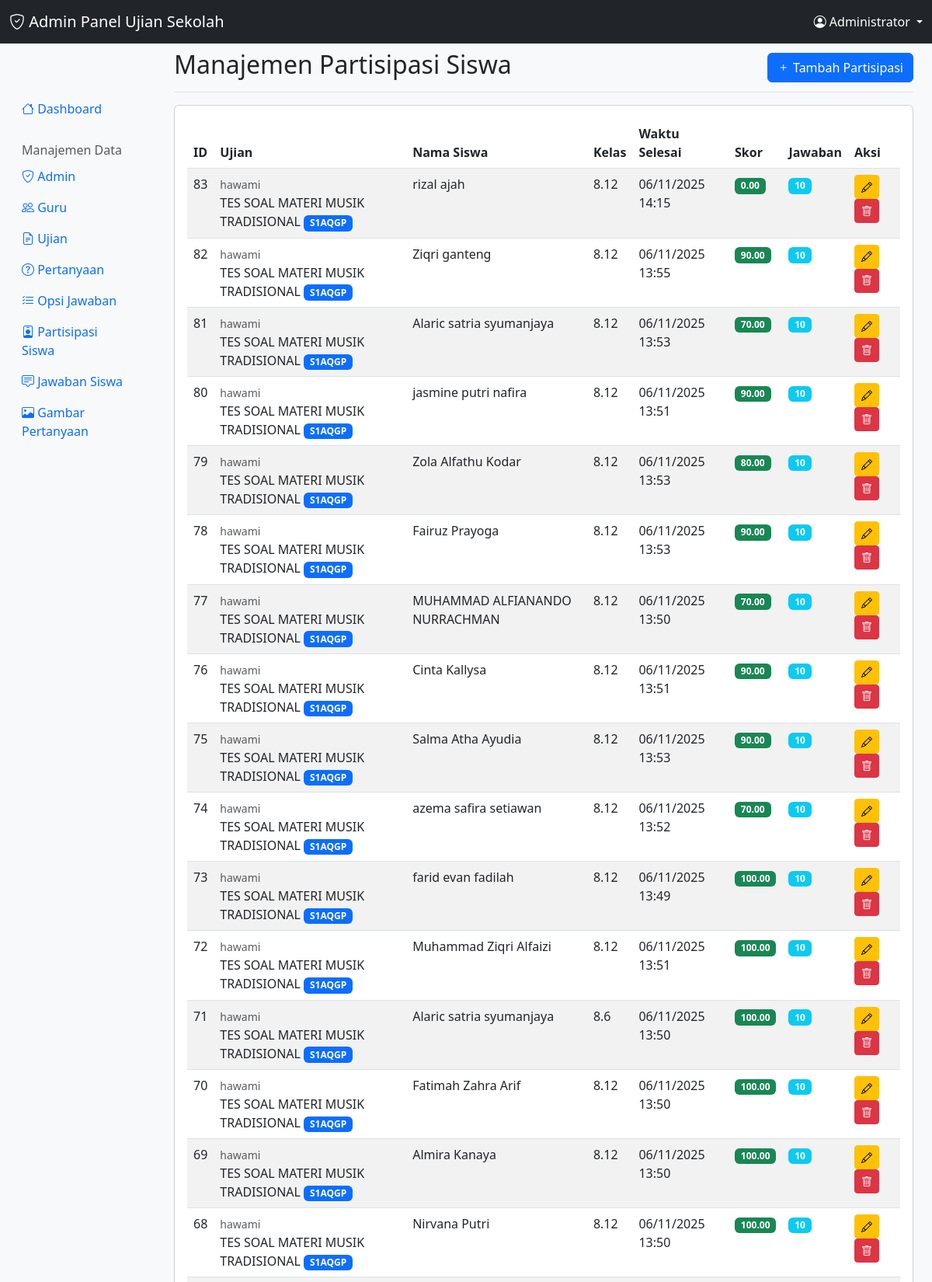
Screenshot of /admin/partisipasi_siswa.php (signed in, upper part) with the database file from the repository.
### tables this page shows
CREATE TABLE `partisipasi_siswa` (
  `id` int(11) NOT NULL,
  `id_ujian` int(11) NOT NULL,
  `nama_siswa` varchar(150) NOT NULL,
  `kelas_siswa` varchar(50) NOT NULL,
  `waktu_selesai` datetime DEFAULT NULL,
  `skor` decimal(5,2) DEFAULT NULL
);

CREATE TABLE `guru` (
  `id` int(11) NOT NULL,
  `username` varchar(100) NOT NULL,
  `password` varchar(255) NOT NULL,
  `created_at` timestamp NOT NULL DEFAULT current_timestamp()
);

CREATE TABLE `ujian` (
  `id` int(11) NOT NULL,
  `id_guru` int(11) NOT NULL,
  `judul` varchar(255) NOT NULL,
  `kode_ujian` varchar(10) NOT NULL,
  `waktu_mulai` datetime DEFAULT NULL,
  `durasi` int(11) NOT NULL COMMENT 'Durasi dalam menit',
  `gambar_pendukung` varchar(255) DEFAULT NULL,
  `status` enum('menunggu','berlangsung','selesai') DEFAULT 'menunggu',
  `created_at` timestamp NOT NULL DEFAULT current_timestamp()
);

### admin/partisipasi_siswa.php (the view, shortened to what this page needs)
<?php
require_once 'config/auth.php';
$partisipasis = $conn->query("
    SELECT ps.*, u.judul as ujian_judul, u.kode_ujian, g.username as guru_username,
           COUNT(js.id) as total_jawaban
    FROM partisipasi_siswa ps
    JOIN ujian u ON ps.id_ujian = u.id
    JOIN guru g ON u.id_guru = g.id
    LEFT JOIN jawaban_siswa js ON ps.id = js.id_partisipasi
    GROUP BY ps.id
    ORDER BY ps.id DESC
")->fetch_all(MYSQLI_ASSOC);
?>
<!DOCTYPE html>
<html lang="id">
<head>
    <link href="https://cdn.jsdelivr.net/npm/bootstrap@5.3.0/dist/css/bootstrap.min.css" rel="stylesheet">
    <link href="https://cdn.jsdelivr.net/npm/bootstrap-icons@1.10.0/font/bootstrap-icons.css" rel="stylesheet">
</head>
<body class="bg-light">
    <?php include 'includes/navbar.php'; ?>
    <div class="container-fluid mt-5">
        <div class="row">
            <?php include 'includes/sidebar.php'; ?>
            <main class="col-md-9 ms-sm-auto col-lg-10 px-md-4">
                <div class="d-flex justify-content-between flex-wrap flex-md-nowrap align-items-center pt-3 pb-2 mb-3 border-bottom">
                    <h1 class="h2">Manajemen Partisipasi Siswa</h1>
                    <button class="btn btn-primary" data-bs-toggle="modal" data-bs-target="#addModal">
                        <i class="bi bi-plus"></i> Tambah Partisipasi
                    </button>
                </div>
                <div class="card">
                    <div class="card-body">
                        <div class="table-responsive">
                            <table class="table table-striped">
                                <thead>
                                    <tr>
                                        <th>ID</th>
                                        <th>Ujian</th>
                                        <th>Nama Siswa</th>
                                        <th>Kelas</th>
                                        <th>Waktu Selesai</th>
                                        <th>Skor</th>
                                        <th>Jawaban</th>
                                        <th>Aksi</th>
                                    </tr>
                                </thead>
                                <tbody>
                                    <?php foreach ($partisipasis as $partisipasi): ?>
                                    <tr>
                                        <td><?= $partisipasi['id'] ?></td>
                                        <td>
                                            <small class="text-muted"><?= htmlspecialchars($partisipasi['guru_username']) ?></small><br>
                                            <?= htmlspecialchars($partisipasi['ujian_judul']) ?>
                                            <span class="badge bg-primary"><?= $partisipasi['kode_ujian'] ?></span>
                                        </td>
                                        <td><?= htmlspecialchars($partisipasi['nama_siswa']) ?></td>
                                        <td><?= htmlspecialchars($partisipasi['kelas_siswa']) ?></td>
                                        <td>
                                            <?= $partisipasi['waktu_selesai'] ?
                                                date('d/m/Y H:i', strtotime($partisipasi['waktu_selesai'])) :
                                                '<span class="text-muted">Belum selesai</span>' ?>
                                        </td>
                                        <td>
                                            <?= $partisipasi['skor'] !== null ?
                                                '<span class="badge bg-success">' . $partisipasi['skor'] . '</span>' :
                                                '<span class="text-muted">Belum dinilai</span>' ?>
                                        </td>
                                        <td><span class="badge bg-info"><?= $partisipasi['total_jawaban'] ?></span></td>
                                        <td>
                                            <button class="btn btn-sm btn-warning" onclick="editPartisipasi(<?= htmlspecialchars(json_encode($partisipasi)) ?>)">
                                                <i class="bi bi-pencil"></i>
                                            </button>
                                            <button class="btn btn-sm btn-danger" onclick="deletePartisipasi(<?= $partisipasi['id'] ?>)">
                                                <i class="bi bi-trash"></i>
                                            </button>
                                        </td>
                                    </tr>
                                    <?php endforeach; ?>
                                </tbody>
                            </table>
                        </div>
                    </div>
                </div>
            </main>
        </div>
    </div>
</body>
</html>

### rows the page displays
partisipasi_siswa: id "83", guru.username "hawami", id_ujian.judul "TES SOAL MATERI MUSIK TRADISIONAL", id_ujian.kode_ujian "S1AQGP", nama_siswa "rizal ajah", kelas_siswa "8.12", waktu_selesai "06/11/2025 14:15", skor "0.00", total_jawaban "10"
partisipasi_siswa: id "82", guru.username "hawami", id_ujian.judul "TES SOAL MATERI MUSIK TRADISIONAL", id_ujian.kode_ujian "S1AQGP", nama_siswa "Ziqri ganteng", kelas_siswa "8.12", waktu_selesai "06/11/2025 13:55", skor "90.00", total_jawaban "10"
partisipasi_siswa: id "81", guru.username "hawami", id_ujian.judul "TES SOAL MATERI MUSIK TRADISIONAL", id_ujian.kode_ujian "S1AQGP", nama_siswa "Alaric satria syumanjaya", kelas_siswa "8.12", waktu_selesai "06/11/2025 13:53", skor "70.00", total_jawaban "10"
partisipasi_siswa: id "80", guru.username "hawami", id_ujian.judul "TES SOAL MATERI MUSIK TRADISIONAL", id_ujian.kode_ujian "S1AQGP", nama_siswa "jasmine putri nafira", kelas_siswa "8.12", waktu_selesai "06/11/2025 13:51", skor "90.00", total_jawaban "10"
partisipasi_siswa: id "79", guru.username "hawami", id_ujian.judul "TES SOAL MATERI MUSIK TRADISIONAL", id_ujian.kode_ujian "S1AQGP", nama_siswa "Zola Alfathu Kodar", kelas_siswa "8.12", waktu_selesai "06/11/2025 13:53", skor "80.00", total_jawaban "10"
partisipasi_siswa: id "78", guru.username "hawami", id_ujian.judul "TES SOAL MATERI MUSIK TRADISIONAL", id_ujian.kode_ujian "S1AQGP", nama_siswa "Fairuz Prayoga", kelas_siswa "8.12", waktu_selesai "06/11/2025 13:53", skor "90.00", total_jawaban "10"
partisipasi_siswa: id "77", guru.username "hawami", id_ujian.judul "TES SOAL MATERI MUSIK TRADISIONAL", id_ujian.kode_ujian "S1AQGP", nama_siswa "MUHAMMAD ALFIANANDO NURRACHMAN", kelas_siswa "8.12", waktu_selesai "06/11/2025 13:50", skor "70.00", total_jawaban "10"
partisipasi_siswa: id "76", guru.username "hawami", id_ujian.judul "TES SOAL MATERI MUSIK TRADISIONAL", id_ujian.kode_ujian "S1AQGP", nama_siswa "Cinta Kallysa", kelas_siswa "8.12", waktu_selesai "06/11/2025 13:51", skor "90.00", total_jawaban "10"
partisipasi_siswa: id "75", guru.username "hawami", id_ujian.judul "TES SOAL MATERI MUSIK TRADISIONAL", id_ujian.kode_ujian "S1AQGP", nama_siswa "Salma Atha Ayudia", kelas_siswa "8.12", waktu_selesai "06/11/2025 13:53", skor "90.00", total_jawaban "10"
partisipasi_siswa: id "74", guru.username "hawami", id_ujian.judul "TES SOAL MATERI MUSIK TRADISIONAL", id_ujian.kode_ujian "S1AQGP", nama_siswa "azema safira setiawan", kelas_siswa "8.12", waktu_selesai "06/11/2025 13:52", skor "70.00", total_jawaban "10"
partisipasi_siswa: id "73", guru.username "hawami", id_ujian.judul "TES SOAL MATERI MUSIK TRADISIONAL", id_ujian.kode_ujian "S1AQGP", nama_siswa "farid evan fadilah", kelas_siswa "8.12", waktu_selesai "06/11/2025 13:49", skor "100.00", total_jawaban "10"
partisipasi_siswa: id "72", guru.username "hawami", id_ujian.judul "TES SOAL MATERI MUSIK TRADISIONAL", id_ujian.kode_ujian "S1AQGP", nama_siswa "Muhammad Ziqri Alfaizi", kelas_siswa "8.12", waktu_selesai "06/11/2025 13:51", skor "100.00", total_jawaban "10"
partisipasi_siswa: id "71", guru.username "hawami", id_ujian.judul "TES SOAL MATERI MUSIK TRADISIONAL", id_ujian.kode_ujian "S1AQGP", nama_siswa "Alaric satria syumanjaya", kelas_siswa "8.6", waktu_selesai "06/11/2025 13:50", skor "100.00", total_jawaban "10"
partisipasi_siswa: id "70", guru.username "hawami", id_ujian.judul "TES SOAL MATERI MUSIK TRADISIONAL", id_ujian.kode_ujian "S1AQGP", nama_siswa "Fatimah Zahra Arif", kelas_siswa "8.12", waktu_selesai "06/11/2025 13:50", skor "100.00", total_jawaban "10"
partisipasi_siswa: id "69", guru.username "hawami", id_ujian.judul "TES SOAL MATERI MUSIK TRADISIONAL", id_ujian.kode_ujian "S1AQGP", nama_siswa "Almira Kanaya", kelas_siswa "8.12", waktu_selesai "06/11/2025 13:50", skor "100.00", total_jawaban "10"
partisipasi_siswa: id "68", guru.username "hawami", id_ujian.judul "TES SOAL MATERI MUSIK TRADISIONAL", id_ujian.kode_ujian "S1AQGP", nama_siswa "Nirvana Putri", kelas_siswa "8.12", waktu_selesai "06/11/2025 13:50", skor "100.00", total_jawaban "10"

### other values shown
$_SESSION['admin_nama'] "Administrator"
